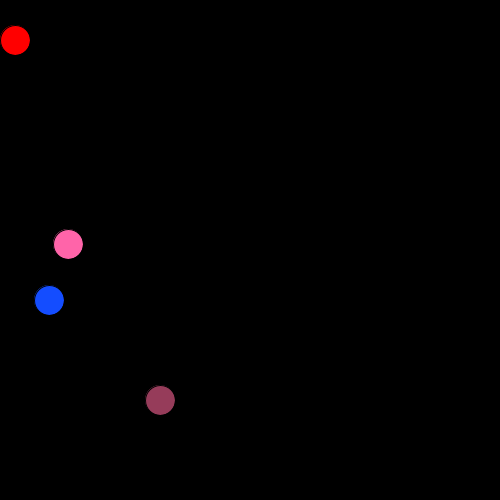
Frame 1 (no input)
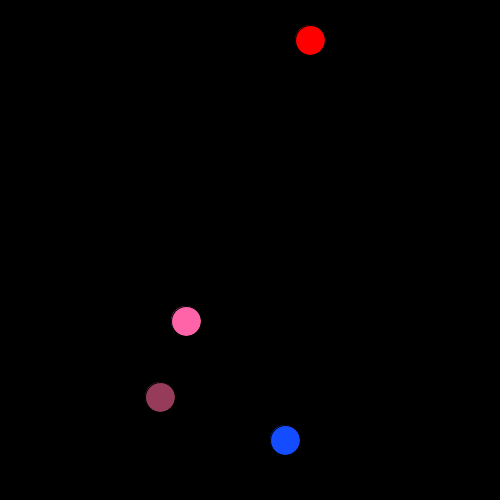
Frame 60 (the mouse pressed at the canvas centre just before this capture)
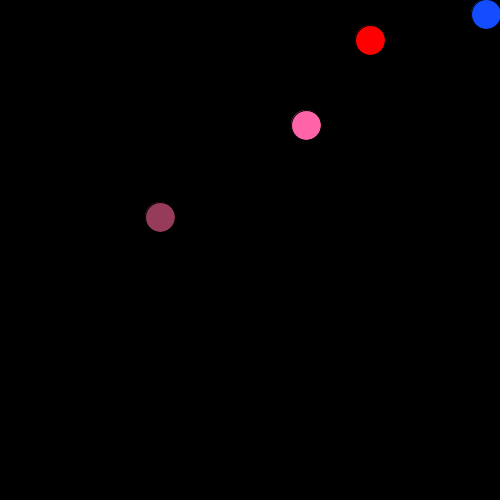
Frame 120 (the mouse held since frame 60 and released just before this capture)

The Processing sketch that drew these frames (run headless with seeded random() and noise(); from frame 60 on, the mouse is pressed at the canvas centre):

// Processing sketch: bouncing_Balls
// ── bouncing_Balls.pde

class Ball {
  float xpos;
  float ypos;
  float spx;
  float spy;
  color col;
  
  Ball(color c, float x, float y, float xsp, float ysp) {
    col=c;
    xpos=x;
    ypos=y;
    spx=xsp;
    spy=ysp;
  }
  
  void display() {
    fill(col);
    ellipse(xpos,ypos,30,30);
  }
  
  void move() {
    xpos=xpos+spx;
    if (xpos>485||xpos<15){
      spx=spx*-1;
    }
    
    ypos=ypos+spy;
    if (ypos>485||ypos<15){
      spy=spy*-1;
    }
    
  }
  
}

Ball ball1,ball2,ball3,ball4;

void setup () {
  size(500,500);
  ball1=new Ball(color(255,0,0), 15, 40, 5, 0);
  ball2=new Ball(color(150,60,90), 160, 400, 0, 3);
  ball3=new Ball(color(255,100,169), 68, 244, 2, 7);
  ball4=new Ball(color(20,77,255), 49, 300, 4, 4);
}

void draw () {
  background(0);
  ball1.display();
  ball1.move();
  ball2.display();
  ball2.move();
  ball3.display();
  ball3.move();
  ball4.display();
  ball4.move();
}

void mousePressed () {  
  ball4.xpos = mouseX;
  ball4.ypos = mouseY;
}
